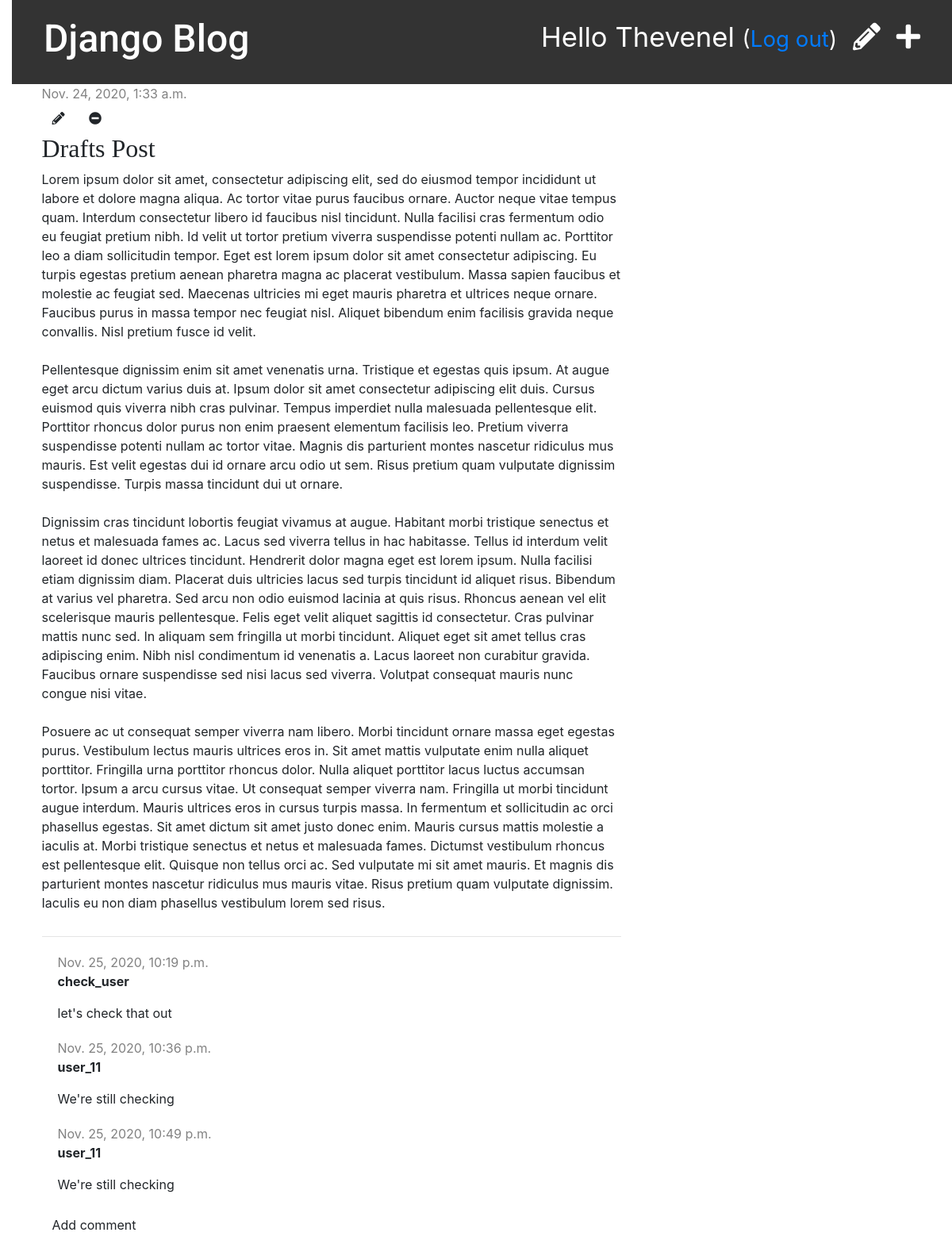
Page /post/7/ (signed in) on the committed database.
### blog/models.py (models this page shows, shortened)
class Post(models.Model):
    author = models.ForeignKey(settings.AUTH_USER_MODEL, on_delete = models.CASCADE)
    title = models.CharField(max_length=200)
    text = models.TextField()
    created_date = models.DateTimeField(default=timezone.now)
    published_date = models.DateTimeField(blank=True, null=True)

class Comment(models.Model):
    post = models.ForeignKey('blog.Post', on_delete=models.CASCADE, related_name='comments')
    author = models.CharField(max_length=200)
    text = models.TextField()
    created_date = models.DateTimeField(default=timezone.now)
    approved_comment = models.BooleanField(default=False)

### blog/views.py (the view)
# urls.py: path('post/<int:pk>/', views.post_detail, name='post_detail'),
def post_detail(request, pk):
    post = get_object_or_404(Post, pk=pk)
    return render(request, 'blog/post_detail.html', {'post': post} )

### blog/templates/blog/post_detail.html (shortened to what this page needs)
{% extends 'blog/base.html' %}
{% block content %}
    <div class="post">
        {% if post.published_date %}
            <div class="date">
                {{ post.published_date }}
            </div>
        {% else %}
        <a class="btn btn-default" href="{% url 'post_publish' pk=post.pk %}">Publish</a>
        {% endif %}
        {% if user.is_authenticated %}
        <a class="btn btn-default" href="{% url 'post_edit' pk=post.pk %}"><i class="fas fa-pencil-alt"></i></a>
        <a class="btn btn-default" href="{% url 'post_remove' pk=post.pk %}"><span><i class="fas fa-minus-circle"></i></span></a>
        {% endif %}
        <h2> {{ post.title }} </h2>
        <p> {{ post.text|linebreaksbr }} </p>
    </div>
    <hr>
    {% for comment in post.comments.all %}
        {% if user.is_authenticated or comment.approved_comment %}
        <div class="comment">
            <div class="date">
                {{ comment.created_date }}
            </div>
            <strong>{{ comment.author }}</strong>
            <p> {{ comment.text|linebreaks }} </p>
            {% endif %}
        </div>
    {% empty %}
        <p>No comments her yet :(</p>
    {% endfor %}
    <a class="btn btn-default" href="{% url 'add_comment_to_post' pk=post.pk %}">Add comment</a>
    {% endblock content %}

### blog/templates/blog/base.html (shortened to what this page needs)
{% load static %}
<!DOCTYPE html>
<html lang="en">
<head>
    <link rel="stylesheet" href="{% static 'css/blog.css' %}">
    <link rel="stylesheet" href="https://cdn.jsdelivr.net/npm/bootstrap@4.5.3/dist/css/bootstrap.min.css">
    <link rel="stylesheet" href="https://use.fontawesome.com/releases/v5.15.1/css/all.css">
</head>
<body>
    <div class="page-header">
        {% if user.is_authenticated %}
        <a href="{% url 'post_new' %}" class="top-menu"><span><i class="fas fa-plus"></i></span></a>
        <a href="{% url 'post_draft_list' %}" class="top-menu"><span><i class="fas fa-pencil-alt"></i></span></a>
        <p class="top-menu">Hello {{ user.username.title }} <small>(<a href="{% url 'logout' %}">Log out</a>)</small></p>
        {% else %}
        <a href="{% url 'login' %}" class="top-menu"><span><i class="fas fa-user-lock"></i></span></a>
        {% endif %}
        <h1><a href="/">Django Blog</a></h1>
    </div>
    <div class="content container">
        <div class="row">
            <div class="col-md-8">
                {% block content %}
                {% endblock %}
            </div>
        </div>
    </div>
</body>
</html>

### blog/static/css/blog.css (style rules this page uses)
body { padding-left: 15px; }
h1 a, h2 a { color: #ccc; font-family: 'Roboto', sans-serif; }
.page-header { background-color: #333; margin-top: 0; padding: 20px 20px 20px 40px; }
.page-header h1, .page-header h1 a, .page-header h1 a:visited, .page-header h1 a:active { color: #ffffff; font-size: 36pt; text-decoration: none; }
.content { margin-left: 40px; }
h1, h2, h3, h4 { font-family: 'Lobster', cursive; }
.date { color: #828282; }
.top-menu, .top-menu:hover, .top-menu:visited { color: #ffffff; float: right; font-size: 26pt; margin-right: 20px; }
.post { margin-bottom: 30px; }
.comment { margin: 20px 0px 20px 20px; }

### rows in the picture
Post: published_date "Nov. 24, 2020, 1:33 a.m.", title "Drafts Post", text "Lorem ipsum dolor sit amet, consectetur adipiscing elit, sed do eiusmod tempor incididunt ut labore et dolore magna aliqua. Ac tortor vitae purus faucibus ornare. Auctor neque vitae tempus quam. Interdum consectetur libero id faucibus nisl tincidunt. Nulla facilisi cras fermentum odio eu feugiat pretium nibh. Id velit ut tortor pretium viverra suspendisse potenti nullam ac. Porttitor leo a diam sollicitudin tempor. Eget est lorem ipsum dolor sit amet consectetur adipiscing. Eu turpis egestas pretium aenean pharetra magna ac placerat vestibulum. Massa sapien faucibus et molestie ac feugiat sed. Maecenas ultricies mi eget mauris pharetra et ultrices neque ornare. Faucibus purus in massa…"
Comment: created_date "Nov. 25, 2020, 10:19 p.m.", author "check_user", text "let's check that out"
Comment: created_date "Nov. 25, 2020, 10:36 p.m.", author "user_11", text "We're still checking"
Comment: created_date "Nov. 25, 2020, 10:49 p.m.", author "user_11", text "We're still checking"

### other values in the picture
{{ user.username.title }} "Thevenel"
